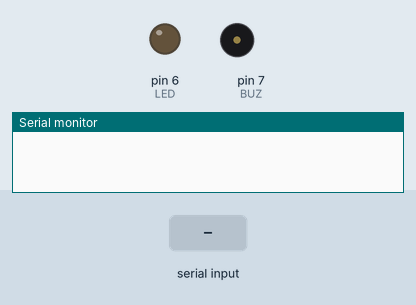
Bench run of a sketch on a simulated Arduino Uno, built with avr-gcc and run on an emulated ATmega328P. Shown: output pins drawn as LEDs (lit = HIGH), buzzer (waves = sounding, pin HIGH), the last lines printed to the serial monitor. The test bench sets the inputs (shaded band).

Above: at 1.2 s.
1.3 s: "Connecting" received over the second serial link
At 2.9 s:
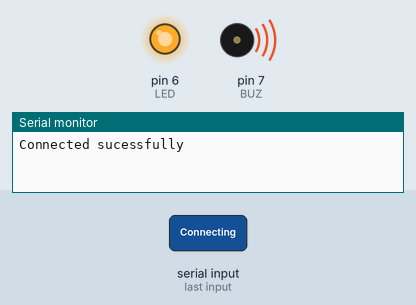
4.3 s: "det" received over the second serial link
At 7.8 s:
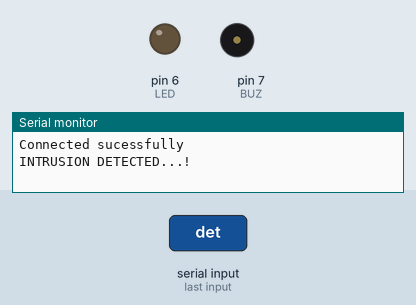
Timing chart, 0 to 9.3 s (numbered marks = the images above; inputs shaded):
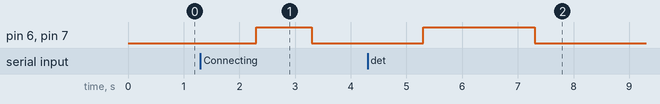

Measured:
- after the input at 1.3 s, pin 6 (LED), pin 7 (BUZ): LOW → HIGH after 1.0 s, → LOW 1.0 s later
- after the input at 4.3 s, pin 6 (LED), pin 7 (BUZ): LOW → HIGH after 1.0 s, → LOW 2.0 s later

The sketch:

Agro_x_original_trans.ino
```cpp
//Previous Original code

#include <SoftwareSerial.h>

#define BUZ 7
#define HRX 2
#define HTX 3
#define LED 6

SoftwareSerial hc12(HRX,HTX);

void setup()
{
  Serial.begin(9600);
  hc12.begin(9600);

  pinMode(BUZ,OUTPUT);
  pinMode(LED,OUTPUT);
}

void loop()
{

  if (hc12.available() > 0)
  {
    String receivedData = hc12.readString();

    if (receivedData == "Connecting")
    {
      Serial.println("Connected sucessfully");

        digitalWrite(BUZ, HIGH);
        digitalWrite(LED, HIGH);
        delay(1000);
        digitalWrite(BUZ, LOW);
        digitalWrite(LED, LOW);
    }

  }

 if (hc12.available() > 0)
  {
    String received = hc12.readString();

    if (received == "det")
    {
      Serial.println("INTRUSION DETECTED...!");

        digitalWrite(BUZ, HIGH);
        digitalWrite(LED, HIGH);
        delay(2000);
        digitalWrite(BUZ, LOW);
        digitalWrite(LED, LOW);

    }
 }
}
```
